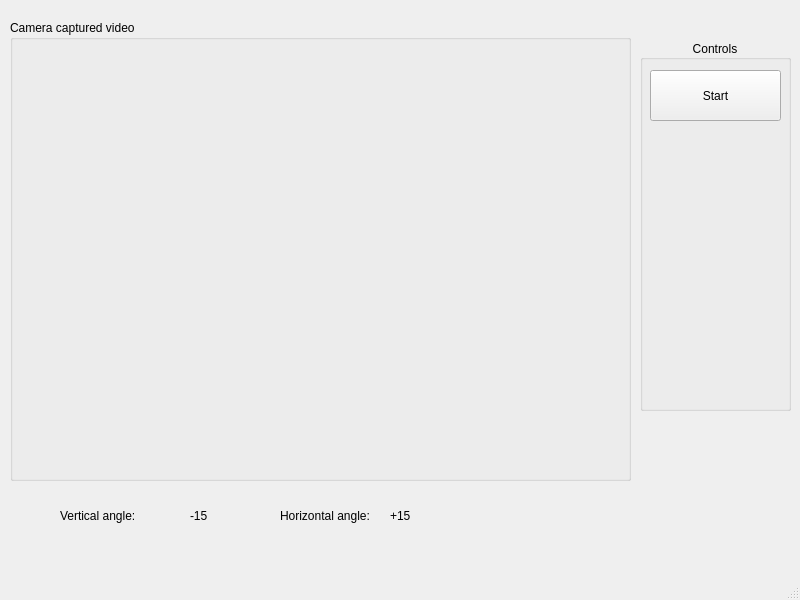
<?xml version="1.0" encoding="UTF-8"?>
<ui version="4.0">
 <class>MainWindow</class>
 <widget class="QMainWindow" name="MainWindow">
  <property name="geometry">
   <rect>
    <x>0</x>
    <y>0</y>
    <width>800</width>
    <height>600</height>
   </rect>
  </property>
  <property name="windowTitle">
   <string>MainWindow</string>
  </property>
  <property name="styleSheet">
   <string notr="true"/>
  </property>
  <widget class="QWidget" name="centralwidget">
   <widget class="QGroupBox" name="groupBox">
    <property name="geometry">
     <rect>
      <x>10</x>
      <y>20</y>
      <width>621</width>
      <height>461</height>
     </rect>
    </property>
    <property name="sizePolicy">
     <sizepolicy hsizetype="Expanding" vsizetype="Expanding">
      <horstretch>0</horstretch>
      <verstretch>0</verstretch>
     </sizepolicy>
    </property>
    <property name="title">
     <string>Camera captured video</string>
    </property>
    <property name="alignment">
     <set>Qt::AlignLeading|Qt::AlignLeft|Qt::AlignTop</set>
    </property>
    <widget class="QWidget" name="ImgWidget" native="true">
     <property name="geometry">
      <rect>
       <x>10</x>
       <y>20</y>
       <width>601</width>
       <height>431</height>
      </rect>
     </property>
     <property name="sizePolicy">
      <sizepolicy hsizetype="MinimumExpanding" vsizetype="MinimumExpanding">
       <horstretch>0</horstretch>
       <verstretch>0</verstretch>
      </sizepolicy>
     </property>
     <property name="minimumSize">
      <size>
       <width>601</width>
       <height>431</height>
      </size>
     </property>
    </widget>
   </widget>
   <widget class="QGroupBox" name="groupBox_2">
    <property name="geometry">
     <rect>
      <x>640</x>
      <y>40</y>
      <width>151</width>
      <height>371</height>
     </rect>
    </property>
    <property name="sizePolicy">
     <sizepolicy hsizetype="Preferred" vsizetype="Expanding">
      <horstretch>0</horstretch>
      <verstretch>0</verstretch>
     </sizepolicy>
    </property>
    <property name="title">
     <string>Controls</string>
    </property>
    <property name="alignment">
     <set>Qt::AlignCenter</set>
    </property>
    <property name="flat">
     <bool>true</bool>
    </property>
    <property name="checkable">
     <bool>false</bool>
    </property>
    <widget class="QPushButton" name="startButton">
     <property name="geometry">
      <rect>
       <x>10</x>
       <y>30</y>
       <width>131</width>
       <height>51</height>
      </rect>
     </property>
     <property name="text">
      <string>Start</string>
     </property>
    </widget>
   </widget>
   <widget class="QLabel" name="lblVerticalText">
    <property name="geometry">
     <rect>
      <x>60</x>
      <y>500</y>
      <width>111</width>
      <height>31</height>
     </rect>
    </property>
    <property name="text">
     <string>Vertical angle:</string>
    </property>
   </widget>
   <widget class="QLabel" name="lblVerticalVal">
    <property name="geometry">
     <rect>
      <x>190</x>
      <y>500</y>
      <width>41</width>
      <height>31</height>
     </rect>
    </property>
    <property name="text">
     <string>-15</string>
    </property>
   </widget>
   <widget class="QLabel" name="lblHorizontalText">
    <property name="geometry">
     <rect>
      <x>280</x>
      <y>500</y>
      <width>101</width>
      <height>31</height>
     </rect>
    </property>
    <property name="text">
     <string>Horizontal angle:</string>
    </property>
   </widget>
   <widget class="QLabel" name="lblHorizontalVal">
    <property name="geometry">
     <rect>
      <x>390</x>
      <y>500</y>
      <width>61</width>
      <height>31</height>
     </rect>
    </property>
    <property name="text">
     <string>+15</string>
    </property>
   </widget>
  </widget>
  <widget class="QMenuBar" name="menubar">
   <property name="geometry">
    <rect>
     <x>0</x>
     <y>0</y>
     <width>800</width>
     <height>18</height>
    </rect>
   </property>
  </widget>
  <widget class="QStatusBar" name="statusbar"/>
 </widget>
 <resources/>
 <connections/>
</ui>
